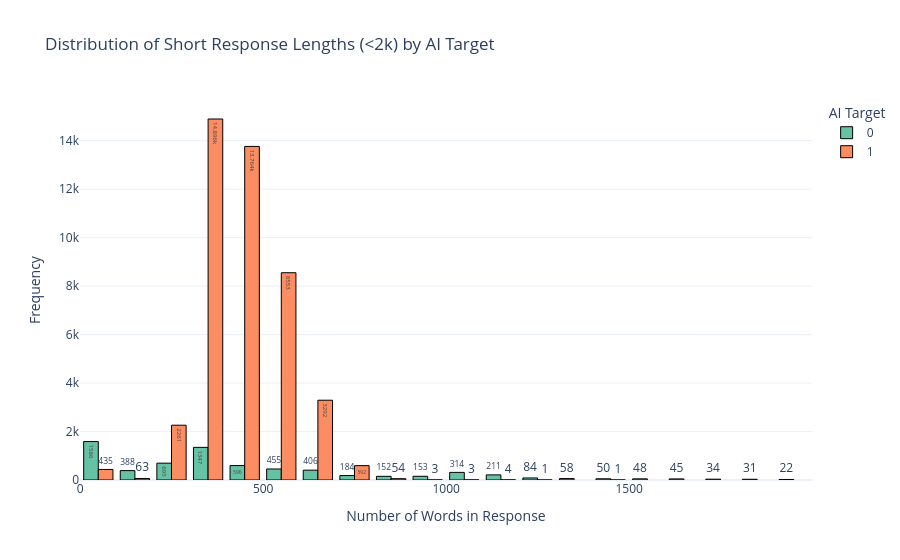

Write notebook code for a chart like this one.
### Code cell
# plot for responses <=2000
df_short_responses = df[df['response_length'] <= 2000]
fig_long = px.histogram(
    df_short_responses,
    x='response_length',
    color='ai_target',
    nbins=30,
    barmode='group',
    title='Distribution of Short Response Lengths (<2k) by AI Target',
    text_auto=True,
    color_discrete_sequence=px.colors.qualitative.Set2
 )
fig_long.update_traces(marker_line_color='black', marker_line_width=1)
fig_long.update_layout(
    xaxis_title='Number of Words in Response',
    yaxis_title='Frequency',
    legend_title='AI Target',
    template='plotly_white'
 )
fig_long.show()

### Figure 1 — Plotly figure (JSON) as saved in the notebook; plotly's stock layout.template omitted (floating-point values rounded to 4 significant figures; data arrays with more than 128 entries replaced by an {"elided": "..."} marker saying what was removed)
{"data": [{"alignmentgroup": "True", "bingroup": "x", "hovertemplate": "ai_target=0<br>response_length=%{x}<br>count=%{y}<extra></extra>", "legendgroup": "0", "marker": {"color": "rgb(102,194,165)", "line": {"color": "black", "width": 1}, "pattern": {"shape": ""}}, "name": "0", "nbinsx": 30, "offsetgroup": "0", "orientation": "v", "showlegend": true, "texttemplate": "%{value}", "type": "histogram", "x": {"elided": "6859 int values"}, "xaxis": "x", "yaxis": "y"}, {"alignmentgroup": "True", "bingroup": "x", "hovertemplate": "ai_target=1<br>response_length=%{x}<br>count=%{y}<extra></extra>", "legendgroup": "1", "marker": {"color": "rgb(252,141,98)", "line": {"color": "black", "width": 1}, "pattern": {"shape": ""}}, "name": "1", "nbinsx": 30, "offsetgroup": "1", "orientation": "v", "showlegend": true, "texttemplate": "%{value}", "type": "histogram", "x": {"elided": "43922 int values"}, "xaxis": "x", "yaxis": "y"}], "layout": {"barmode": "group", "legend": {"title": {"text": "AI Target"}, "tracegroupgap": 0}, "title": {"text": "Distribution of Short Response Lengths (<2k) by AI Target"}, "xaxis": {"anchor": "y", "domain": [0, 1], "title": {"text": "Number of Words in Response"}}, "yaxis": {"anchor": "x", "domain": [0, 1], "title": {"text": "Frequency"}}}}
